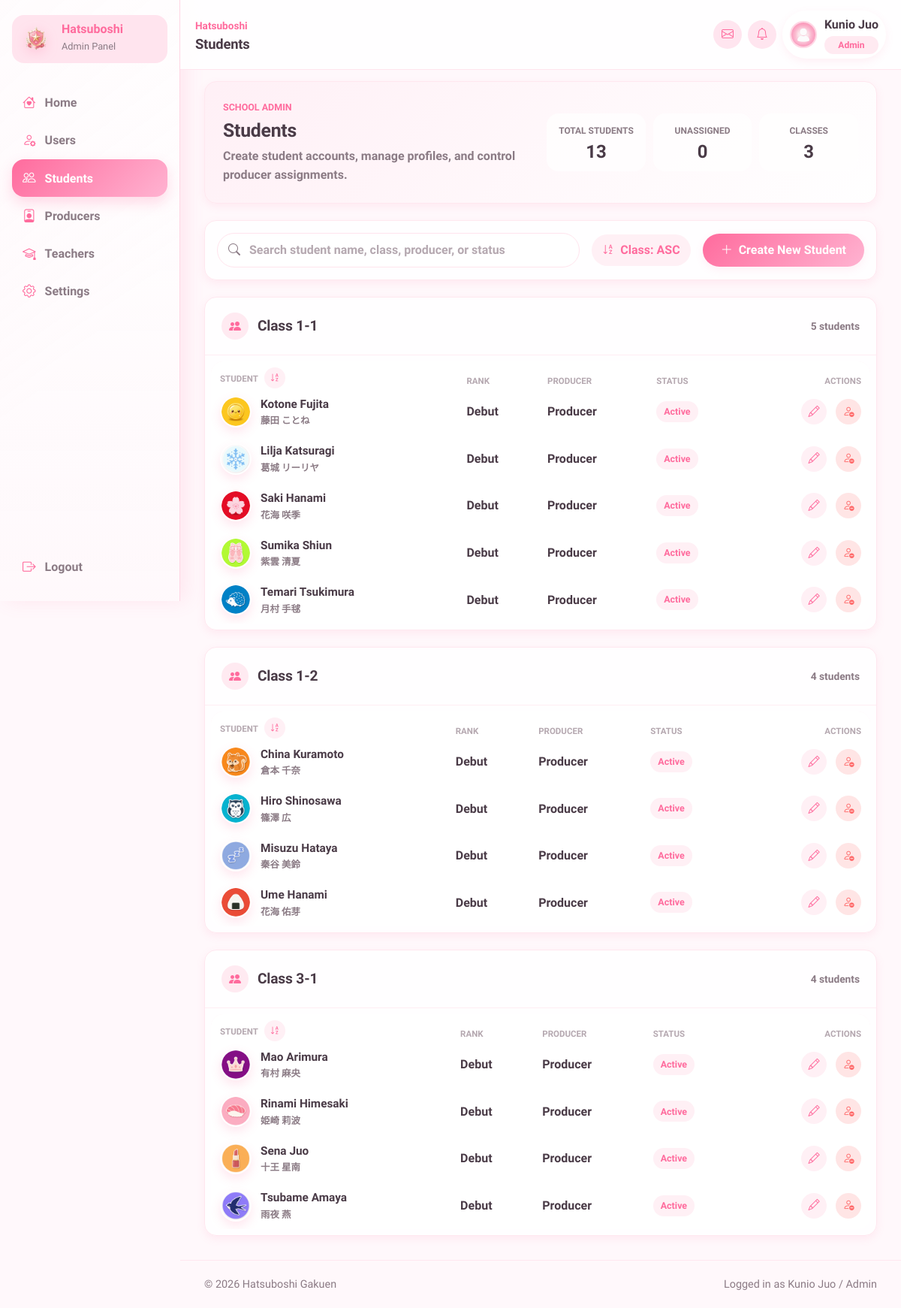
Page /admin/students.php (signed in) on the committed database.
### tables this page shows
CREATE TABLE `students` (
  `id` int(11) NOT NULL,
  `user_id` int(11) NOT NULL,
  `name` varchar(100) NOT NULL,
  `name_jp` varchar(100) DEFAULT NULL,
  `birthday` date DEFAULT NULL,
  `zodiac` varchar(30) DEFAULT NULL,
  `blood_type` char(2) DEFAULT NULL,
  `height` int(11) DEFAULT NULL,
  `weight` int(11) DEFAULT NULL,
  `three_size` varchar(20) DEFAULT NULL,
  `hometown` varchar(50) DEFAULT NULL,
  `hobbies` text DEFAULT NULL,
  `special_skill` text DEFAULT NULL,
  `school_year` varchar(20) DEFAULT NULL,
  `vocal` int(11) NOT NULL DEFAULT 0,
  `dance` int(11) NOT NULL DEFAULT 0,
  `visual` int(11) NOT NULL DEFAULT 0,
  `rank` varchar(10) GENERATED ALWAYS AS (
    CASE
      WHEN (`vocal` + `dance` + `visual`) * 2.3 >= 35000 THEN 'S5'
      WHEN (`vocal` + `dance` + `visual`) * 2.3 >= 26000 THEN 'S4'
      WHEN (`vocal` + `dance` + `visual`) * 2.3 >= 23000 THEN 'SSS+'
      WHEN (`vocal` + `dance` + `visual`) * 2.3 >= 20000 THEN 'SSS'
      WHEN (`vocal` + `dance` + `visual`) * 2.3 >= 16000 THEN 'SS'
      WHEN (`vocal` + `dance` + `visual`) * 2.3 >= 14500 THEN 'S+'
      WHEN (`vocal` + `dance` + `visual`) * 2.3 >= 13000 THEN 'S'
      WHEN (`vocal` + `dance` + `visual`) * 2.3 >= 12000 THEN 'A+'
      WHEN (`vocal` + `dance` + `visual`) * 2.3 >= 11000 THEN 'A'
      WHEN (`vocal` + `dance` + `visual`) * 2.3 >= 10000 THEN 'B+'
      WHEN (`vocal` + `dance` + `visual`) * 2.3 >= 9000 THEN 'B'
      WHEN (`vocal` + `dance` + `visual`) * 2.3 >= 7500 THEN 'C+'
      WHEN (`vocal` + `dance` + `visual`) * 2.3 >= 6500 THEN 'C'
      WHEN (`vocal` + `dance` + `visual`) * 2.3 >= 5000 THEN 'D'
      WHEN (`vocal` + `dance` + `visual`) * 2.3 >= 3000 THEN 'E'
      ELSE 'Debut'
    END
  ) STORED,
  `bio` text DEFAULT NULL,
  `producer_id` int(11) DEFAULT NULL,
  `producer_status` enum('active','removal_pending','released','unassigned') DEFAULT 'unassigned',
  `created_at` datetime NOT NULL DEFAULT current_timestamp(),
  `updated_at` datetime NOT NULL DEFAULT current_timestamp() ON UPDATE current_timestamp()
);

CREATE TABLE `users` (
  `id` int(11) NOT NULL,
  `username` varchar(50) NOT NULL,
  `password` varchar(255) NOT NULL,
  `role` enum('admin','producer','teacher','student') NOT NULL,
  `avatar` varchar(255) DEFAULT NULL,
  `is_active` tinyint(1) NOT NULL DEFAULT 1,
  `created_at` datetime NOT NULL DEFAULT current_timestamp(),
  `updated_at` datetime NOT NULL DEFAULT current_timestamp() ON UPDATE current_timestamp(),
  `last_login` datetime DEFAULT NULL,
  `theme_primary_color` varchar(20) DEFAULT '#FF6B9D',
  `theme_secondary_color` varchar(20) DEFAULT '#FFB3D1'
);

### includes/admin_student_helpers.php (called while the page is built, shortened)
<?php
function e(?string $value): string
{
    return htmlspecialchars($value ?? '', ENT_QUOTES, 'UTF-8');
}
function admin_student_sort_text(?string $value): string
{
    $value = trim((string) $value);
    return function_exists('mb_strtolower') ? mb_strtolower($value, 'UTF-8') : strtolower($value);
}
function admin_student_avatar_path(?string $avatar): string
{
    $avatar = trim((string) $avatar);
    $avatar_path = str_replace('\\', '/', $avatar);
    if (!str_starts_with($avatar_path, '/') && !preg_match('/^https?:\/\//i', $avatar_path)) {
        return '/gakumas-sms/assets/images/avatars/idols/' . rawurlencode($avatar_path);
    }
    return $avatar_path;
}
function admin_student_load_students(PDO $pdo): array
{
    $stmt = $pdo->query(
        "SELECT
            s.*,
            u.username,
            u.avatar,
            u.theme_primary_color,
            u.theme_secondary_color,
            p.username AS producer_name
         FROM students s
         INNER JOIN users u ON u.id = s.user_id
         LEFT JOIN users p ON p.id = s.producer_id
         ORDER BY s.name"
    );
    return $stmt->fetchAll();
}
function admin_student_group_students_by_class(array $students): array
{
    $grouped_students = [];
    foreach ($students as $student_row) {
        $student_class = $student_row['school_year'] ?: 'Unassigned Class';
        $grouped_students[$student_class][] = $student_row;
    }
    uksort($grouped_students, static function (string $first_class, string $second_class): int {
        if ($first_class === 'Unassigned Class') {
            return 1;
        }
        if ($second_class === 'Unassigned Class') {
            return -1;
        }
        return strnatcasecmp($first_class, $second_class);
    });
    return $grouped_students;
}
function admin_student_find(array $students, int $student_id): ?array
{
    return null;
}

### admin/students.php (the view, shortened to what this page needs)
<?php
require_once '../config/database.php';
require_once '../includes/admin_student_helpers.php';
$show_create_form = isset($_GET['create']) && $_GET['create'] === '1';
$students = admin_student_load_students($pdo);
$grouped_students = admin_student_group_students_by_class($students);
$unassigned_student_count = count(array_filter(
    $students,
    static fn(array $student): bool => empty($student['producer_id'])
));
$class_count = count($grouped_students);
$edit_student_id = isset($_GET['edit']) ? (int) $_GET['edit'] : 0;
$edit_student = admin_student_find($students, $edit_student_id);
require_once '../includes/header.php';
require_once '../includes/sidebar.php';
?>
<main class="dashboard-main admin-students-main">
    <section class="admin-students-content">
        <section class="admin-students-hero">
            <div>
                <p class="dashboard-eyebrow">School Admin</p>
                <h2>Students</h2>
                <p>Create student accounts, manage profiles, and control producer assignments.</p>
            </div>
            <div class="admin-students-summary-grid" aria-label="Student summary">
                <div>
                    <span>Total Students</span>
                    <strong><?= count($students) ?></strong>
                </div>
                <div>
                    <span>Unassigned</span>
                    <strong><?= (int) $unassigned_student_count ?></strong>
                </div>
                <div>
                    <span>Classes</span>
                    <strong><?= (int) $class_count ?></strong>
                </div>
            </div>
        </section>
        <section class="students-toolbar">
            <label class="students-search" for="adminStudentSearch">
                <i class="bi bi-search" aria-hidden="true"></i>
                <input type="search" id="adminStudentSearch"
                    placeholder="Search student name, class, producer, or status">
            </label>
            <button type="button" class="students-pending-button" id="adminClassSortButton" data-sort-direction="asc">
                <i class="bi bi-sort-alpha-down" aria-hidden="true"></i>
                Class: ASC
            </button>
            <?php if ($edit_student || $show_create_form): ?>
            <a href="/gakumas-sms/admin/students.php" class="btn btn-primary students-add-button">
                <i class="bi bi-list-ul" aria-hidden="true"></i>
                Student List
            </a>
            <?php else: ?>
            <a href="/gakumas-sms/admin/students.php?create=1#create-student"
                class="btn btn-primary students-add-button">
                <i class="bi bi-plus-lg" aria-hidden="true"></i>
                Create New Student
            </a>
            <?php endif; ?>
        </section>
        <section class="admin-student-list">
            <?php if (empty($grouped_students)): ?>
            <div class="empty-dashboard-state compact">
                <strong>No students yet</strong>
                <p>Use the Create New Student button to add the first student account.</p>
            </div>
            <?php else: ?>
            <?php foreach ($grouped_students as $class_name => $class_students): ?>
            <section class="students-class-section" data-student-class
                data-class-sort="<?= e(admin_student_sort_text($class_name)) ?>">
                <div class="students-class-heading">
                    <div>
                        <i class="bi bi-people-fill" aria-hidden="true"></i>
                        <h2><?= e($class_name) ?></h2>
                    </div>
                    <span><?= count($class_students) ?> student<?= count($class_students) === 1 ? '' : 's' ?></span>
                </div>
                <div class="students-table-wrap">
                    <table class="table align-middle students-table" data-admin-students-table>
                        <thead>
                            <tr>
                                <th>
                                    Student
                                    <button type="button" class="student-sort-button" data-sort-column="student"
                                        data-sort-direction="asc" aria-label="Sort students ascending">
                                        <i class="bi bi-sort-alpha-down" aria-hidden="true"></i>
                                    </button>
                                </th>
                                <th>Rank</th>
                                <th>Producer</th>
                                <th>Status</th>
                                <th class="text-end">Actions</th>
                            </tr>
                        </thead>
                        <tbody>
                            <?php foreach ($class_students as $student): ?>
                            <?php
                                        $producer_status = $student['producer_status'] ?? 'unassigned';
                                        $producer_status_label = ucwords(str_replace('_', ' ', $producer_status));
                                        $producer_display = $student['producer_name'] ?: 'Unassigned';
                                        $avatar_path = admin_student_avatar_path($student['avatar'] ?? '');
                                        $search_text = admin_student_sort_text(implode(' ', [
                                            $student['name'] ?? '',
                                            $student['name_jp'] ?? '',
                                            $class_name,
                                            $student['rank'] ?? '',
                                            $producer_display,
                                            $producer_status,
                                        ]));
                                        ?>
                            <tr class="student-row" data-student-search="<?= e($search_text) ?>"
                                data-student-sort="<?= e(admin_student_sort_text($student['name'] ?? '')) ?>">
                                <td data-sort-value="<?= e(admin_student_sort_text($student['name'] ?? '')) ?>">
                                    <div class="student-name-cell">
                                        <img src="<?= e($avatar_path) ?>" alt="<?= e($student['name']) ?>"
                                            class="student-avatar">
                                        <div>
                                            <strong><?= e($student['name']) ?></strong>
                                            <?php if (!empty($student['name_jp'])): ?>
                                            <small lang="ja"><?= e($student['name_jp']) ?></small>
                                            <?php endif; ?>
                                        </div>
                                    </div>
                                </td>
                                <td><?= e($student['rank'] ?: 'Debut') ?></td>
                                <td><?= e($producer_display) ?></td>
                                <td>
                                    <span
                                        class="student-status student-status-<?= e(str_replace('_', '-', $producer_status)) ?>">
                                        <?= e($producer_status_label) ?>
                                    </span>
                                </td>
                                <td class="text-end student-actions">
                                    <a href="/gakumas-sms/admin/students.php?edit=<?= (int) $student['id'] ?>#edit-student"
                                        class="student-action-button" aria-label="Edit <?= e($student['name']) ?>"
                                        title="Edit student">
                                        <i class="bi bi-pencil" aria-hidden="true"></i>
                                    </a>
                                    <?php if (!empty($student['producer_id'])): ?>
                                    <form action="/gakumas-sms/admin/students.php" method="post" class="d-inline">
                                        <button type="submit" class="student-action-button danger"
                                            aria-label="Remove producer from <?= e($student['name']) ?>"
                                            title="Remove producer"
                                            onclick="return confirm(<?= htmlspecialchars(json_encode('Remove producer from ' . $student['name'] . '?'), ENT_QUOTES, 'UTF-8') ?>);">
                                            <i class="bi bi-person-dash" aria-hidden="true"></i>
                                        </button>
                                    </form>
                                    <?php else: ?>
                                    <span class="student-action-muted" title="No producer assigned">
                                        <i class="bi bi-person-dash" aria-hidden="true"></i>
                                    </span>
                                    <?php endif; ?>
                                </td>
                            </tr>
                            <?php endforeach; ?>
                        </tbody>
                    </table>
                </div>
            </section>
            <?php endforeach; ?>
            <?php endif; ?>
        </section>
    </section>
</main>
<?php require_once '../includes/footer.php'; ?>

### rows in the picture
students: user+name (picture), name "Kotone Fujita", name_jp "藤田 ことね", rank "Debut", producer.username "Producer", producer_status "Active"
students: user+name (picture), name "Lilja Katsuragi", name_jp "葛城 リーリヤ", rank "Debut", producer.username "Producer", producer_status "Active"
students: user+name (picture), name "Saki Hanami", name_jp "花海 咲季", rank "Debut", producer.username "Producer", producer_status "Active"
students: user+name (picture), name "Sumika Shiun", name_jp "紫雲 清夏", rank "Debut", producer.username "Producer", producer_status "Active"
students: user+name (picture), name "Temari Tsukimura", name_jp "月村 手毬", rank "Debut", producer.username "Producer", producer_status "Active"
students: user+name (picture), name "China Kuramoto", name_jp "倉本 千奈", rank "Debut", producer.username "Producer", producer_status "Active"
students: user+name (picture), name "Hiro Shinosawa", name_jp "篠澤 広", rank "Debut", producer.username "Producer", producer_status "Active"
students: user+name (picture), name "Misuzu Hataya", name_jp "秦谷 美鈴", rank "Debut", producer.username "Producer", producer_status "Active"
students: user+name (picture), name "Ume Hanami", name_jp "花海 佑芽", rank "Debut", producer.username "Producer", producer_status "Active"
students: user+name (picture), name "Mao Arimura", name_jp "有村 麻央", rank "Debut", producer.username "Producer", producer_status "Active"
students: user+name (picture), name "Rinami Himesaki", name_jp "姫崎 莉波", rank "Debut", producer.username "Producer", producer_status "Active"
students: user+name (picture), name "Sena Juo", name_jp "十王 星南", rank "Debut", producer.username "Producer", producer_status "Active"
students: user+name (picture), name "Tsubame Amaya", name_jp "雨夜 燕", rank "Debut", producer.username "Producer", producer_status "Active"

### other values in the picture
$page_title "Students"
$username "Kunio Juo"
$role_label "Admin"
$panel_label "Admin Panel"
$item['label'] "Home"
$item['label'] "Users"
$item['label'] "Students"
$item['label'] "Producers"
$item['label'] "Teachers"
$item['label'] "Settings"
count($students) "13"
$unassigned_student_count "0"
$class_count "3"
$class_name "Class 1-1"
count($class_students) "5"
